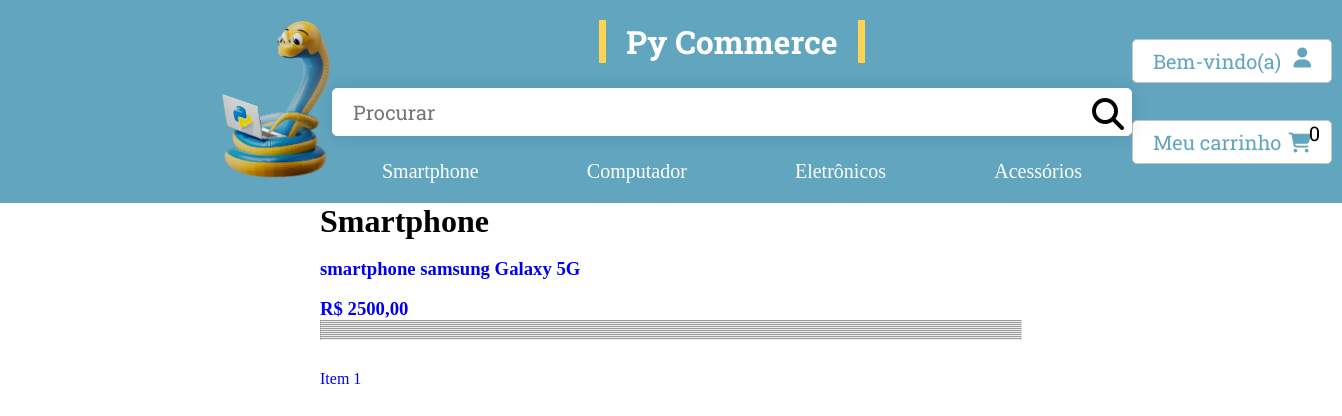
Page /products/smartphone/ on the earlier database version.
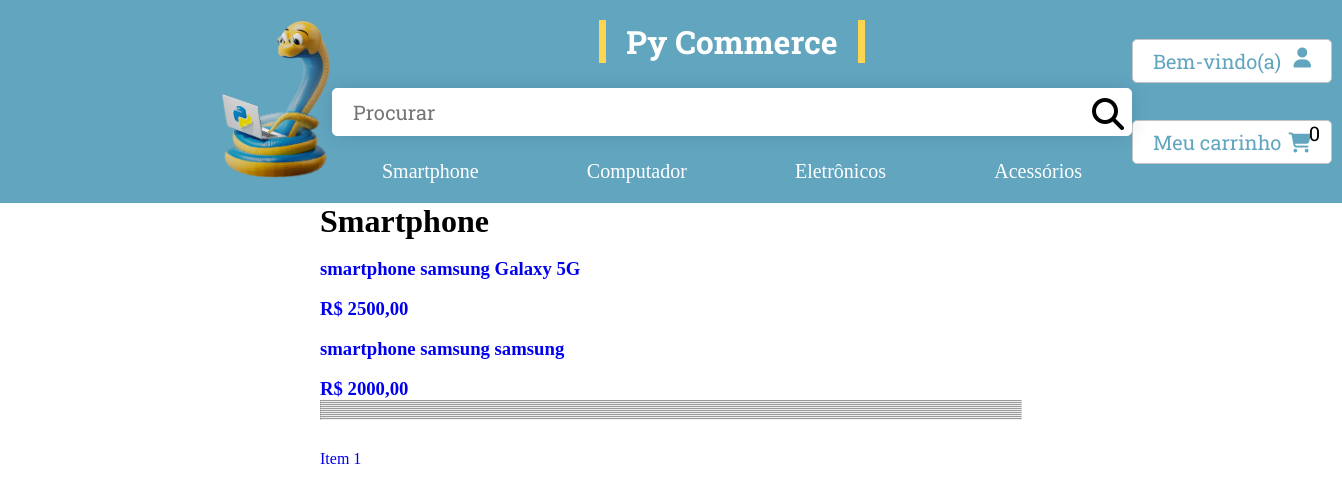
Same page on the later database version.
### products/models.py (models this page shows, shortened)
class Product(models.Model):
    category = models.ForeignKey(Category, related_name='products', on_delete=models.CASCADE)
    brand = models.ForeignKey(Brand, related_name='products', on_delete=models.CASCADE)
    image = models.ManyToManyField(Image, blank=True)
    like = models.ManyToManyField(User, blank=True, related_name='like')
    deslike = models.ManyToManyField(User, blank=True, related_name='deslike')
    name = models.CharField(max_length=200, db_index=True)
    slug = models.SlugField(max_length=200, db_index=True)
    description = HTMLField(blank=True)
    price = models.DecimalField(max_digits=10, decimal_places=2)
    available = models.BooleanField(default=True)
    created = models.DateTimeField(auto_now_add=True)
    updated = models.DateTimeField(auto_now=True)
    class Meta:
        ordering = ('name',)
        index_together = (('id', 'slug'),)
    def __str__(self):
        return f'{self.category} {self.brand} {self.name}'
    def get_absolute_url(self):
        return reverse('products:product_detail', args=[self.category, self.slug])

class Category(models.Model):
    name = models.CharField(max_length=30, db_index=True)
    slug = models.SlugField(max_length=30, unique=True)
    class Meta:
        ordering = ('name',)
        verbose_name = 'category'
        verbose_name_plural = 'categories'
    def __str__(self):
        return self.name

class Brand(models.Model):
    name = models.CharField(max_length=20, db_index=True)
    slug = models.SlugField(max_length=20, unique=True)
    class Meta:
        ordering = ('name',)
        verbose_name = 'brand'
        verbose_name_plural = 'brands'
    def __str__(self):
        return self.name

### products/views.py (the view)
# urls.py: path('<str:category_name>/', views.product_list, name='product_list_by_category'),
def product_list(request, category_name=None):
    category = None
    products = Product.objects.filter(available=True)
    if category_name:
        category = get_object_or_404(Category, name=category_name.lower())
        products = Product.objects.filter(category=category).filter(available=True).select_related('category').select_related('brand')
    page_obj = pagination(request, products, 3)
    return render(request,
                'products/list.html',
                {'category': category,
                'page_obj': page_obj,
            })

### cart/cart.py (called while the page is built)
    def get_quantity_products(self):
        return len(self.cart)

### cart/context_processors.py (called while the page is built)
def cart(request):
    cart = Cart(request)
    return {'cart': cart}

### core/context_processors.py (called while the page is built)
def user_authenticated(request):
    if request.user.is_authenticated:
        context = {'user_authenticated': request.user.first_name}
    else:
        context = {'user_authenticated': 'bem-vindo(a)'}
    return context

### products/utils.py (called while the page is built)
def pagination(request, objects: list, per_page: int):
    paginator = Paginator(objects, per_page) # Show 25 contacts per page.
    page_number = request.GET.get('page')
    page_obj = paginator.get_page(page_number)
    return page_obj

### templates/products/list.html (shortened to what this page needs)
{% extends 'base.html' %}
{% load static %}
{% block content %}
<div id="main" class="product-list-container">
    <h1>{% if category %}{{ category.name|capfirst }}{% else %}Products{% endif %}</h1>
    <div class="product-list-content">
        {% for obj in page_obj %}
        <a href="{{ obj.get_absolute_url }}">
            <div class="product-list-item">
                <div class="product-list-item-img">
                </div>
                <div class="product-list-item-description">
                    <h3>{{ obj|truncatechars:70 }}</h3>
                    <br>
                    <h3>R$ {{ obj.price }}</h3>
                </div>
            </div>
        </a>
        {% endfor %}
    </div>
</div>
{% endblock %}

Differences in the rows shown:
added Product: category+brand+name "smartphone samsung samsung", price "2000,00"
